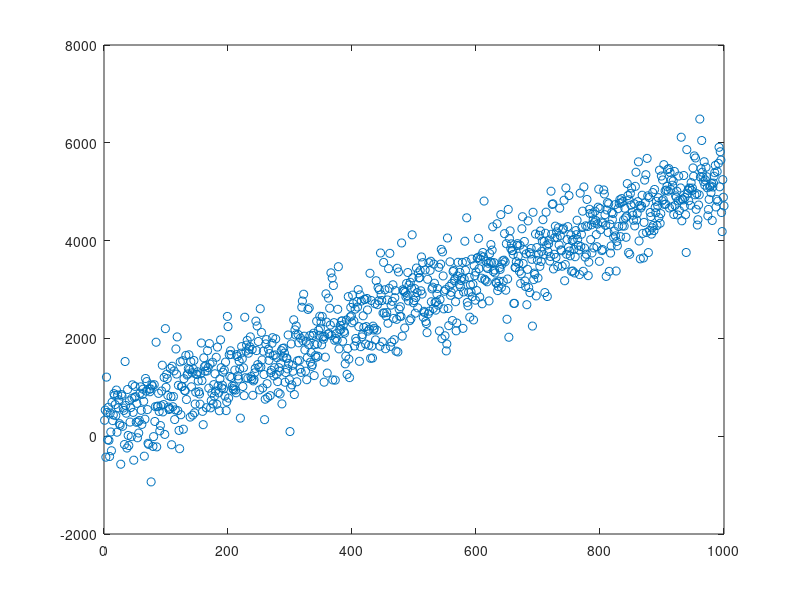

The MATLAB script that drew this image: (Note: this script raises an error after producing the figure.)
%% Linear trends
% <CDT_Contents.html Back to Climate Data Tools Contents>
% 
% <https://en.wikipedia.org/wiki/Least_squares Least-squares linear regression> is one of the most common types of 
% analysis in the Earth sciences, and Matlab's <https://en.wikipedia.org/wiki/Division_(mathematics)#Left_and_right_division 
% left-divide operator> which enables efficient least-squares computation is a big reason Matlab originally gained 
% popularity among geoscientists. The mathematics of least squares and
% matrix multiplication is well covered online and in many textbooks, so
% this tutorial just covers the mechanics of how to calculate least squares
% regressions using the Climate Data Toolbox for Matlab. 

%% The |trend| function 
% For this example we'll make some random data with a known trend, and then
% we'll use the <trend_documentation.html |trend|> function to fit a linear
% least-squares regression to the data. First, generate the data: 

x = 1:1000; 
y = 5*x + 500*randn(size(x)) + 300; 

%% 
% Above, we imposed a trend of y = 5*x, then added some noise and a
% y-intercept of 300. Here's the data: 

plot(x,y,'o')

%% 
% Use <polyplot_documentation.html |polyplot|> to quickly plot the first-order least-squares trend: 

hold on
polyplot(x,y,1,'linewidth',2) 

%% 
% Most often in the geosciences, the question is, what's the slope of that
% line? How does y vary with x? We know that the slope should be about
% y=5*x, but what does least squares say? Use the <trend_documentation.html
% |trend|> function to find out: 

trend(y,x) 

%% 
% About 5. That's exactly the answer we expected. 

%% The |polyfit| and |polyval| functions
% The |trend| function is convenient due to its simplicity, but you may
% wish for more information than just the slope of the trend line. For
% example, you might want to know the y-intercept or some higher-order
% least-squares fit. For such occasions, the standard Matlab function
% |polyfit| may come in handy. 
% 
% The |polyfit| function fits any order polynomial to a dataset by least
% squares. Fitting a first-order polynomial to the x,y data with |polyfit|
% looks like this: 

P = polyfit(x,y,1)

%% 
% Above, |P| contains the coefficients of the polynomials, starting with
% the highest order. Since this is a first-order least squares fit, the
% contents of |P| are |[P_1 P_0]|, or the slope and the intercept,
% respectively. So it is not surprising that the slope |P_1| is about 5 and
% the intercept |P_0| is about 300. Those are the values we imposed when we
% created |y|. If we wanted to get the coefficients of a second-order fit, we'd use

P = polyfit(x,y,2) 

%% 
% However, fitting a second order or higher to this particular dataset
% would not be appropriate, and we know it, because when we defined |y| we
% said that it has a slope, a y-intercept, and noise, and nothing else.
% That means to fit even a second-order polynomial |y| would be fitting the
% model to noise. That's sometimes called over-fitting. 
% 
% To illustrate overfitting, let's fit a 25th-order polynomial to |y|: 

P = polyfit(x,y,25); 

%% 
% Now use the |polyval| function to evaluate the 25th-order |P| for every
% |x| and plot it as a thick black line: 

y_overfit = polyval(P,x); 

plot(x,y_overfit,'k','linewidth',2) 

legend('raw data','1^{st} order fit','25^{th} order fit',...
   'location','northwest')

%% Trends in atmospheric C02
% Now let's apply the method above to assess changes in atmospheric C02
% measured at Mauna Loa, Hawaii. Start by loading the data and plotting: 

load mlo_daily_c02.mat

figure
plot(t,C02)
axis tight 
datetick('x','keeplimits') % formats x ticks as dates
ylabel('atmospheric C02 (ppm)')

%% 
% Throughout this time of measurement, at what rate has atmospheric C02
% increased? Find out using the <trend_documentation.html |trend|>
% function: 

trend(C02,t)

%% 
% |NaN| means not-a-number. That's because the C02 dataset contains some |NaN| values.
% This is common in real datasets, which sometimes have gaps or missing
% data, but there's an easy way to deal with it. Just determine which
% elements of the |C02| datasets are finite, and only analyze those. 

% Determine which C02 indices are not NaN: 
isf = isfinite(C02); 

% Calculate the trend among finite values: 
trend(C02(isf),t(isf))

%% 
% A trend of about zero does not seem like much of a trend at all. But
% note, the |trend| function calculated the changes in C02 per unit of
% time, and the time units are datenum, which are days. (Read more about
% date formats in <tutorial_dates_and_times.html this tutorial>.) So it is
% not surprising that the trend in C02 (ppm) per day is close to zero. A
% more meaningful measure might be the trend per decade. 
% 
% To convert the C02 trend from ppm/day to ppm/decade, just multiply by
% 365.25 days per year, and then multiply that by 10 years per decade: 

trend(C02(isf),t(isf))*365.25*10

%% 
% The trend in atmospheric C02 is about 17 ppm per decade in this dataset. 
% Use <polyplot_documentation.html |polyplot|> to show the trend line on
% the plot: 

hold on
polyplot(t,C02,1) 

%% 
% In the plot above, we see that the first-order fit of about 17 ppm per
% decade matches the overall trend of course, but it doesn't fully capture
% the long-term shape of the curve. Here's where it may be appropriate to
% use a higher-order fit. Let's show a second-order fit: 

polyplot(t,C02,2)
legend('raw data','1^{st} order fit','2^{nd} order fit',...
   'location','northwest') 

%% 
% The corresponding polynomial constants can be found with the |polyfit|
% function: 

P = polyfit(t(isf),C02(isf),2);

%% 
% The warning message occurred because the units of |t| (datenum) are very
% different from the units of C02 (ppm). You see, the values of t are very
% large compared to the values of C02. To illustrate this point, look at
% the first element of |t|: 

t(1) 

%% 
% That's a very big number. It's the number of days since New Years Day of the 
% year 0. A quick and easy way to deal with this big number is to convert
% it to decimal year using the <doy_documentation.html |doy|> function: 

yr = doy(t,'decimalyear'); 

%% 
% Now the first date looks like this: 

yr(1)

%% 
% And that number is small enough that we can fit a polynomial to it and
% the C02 data. Divide |yr| by 10 to get polynomials relative to decades
% rather than years: 

P = polyfit(yr(isf)/10,C02(isf),2)

%% 
% The positive value in the first element |P| tells us something we already
% knew: Atmospheric C02 is not just increasing, it is _accelerating._

%% 3D datasets
% The examples above looked at 1D arrays, each representing a single time
% series. In climate science, we often work with thousands of such time
% series all at once, in the form of gridded data. In these kinds of 3D
% grids, the first two dimensions are typically spatial, like longitude and
% latude, and the third dimension corresponds to time. Each grid cell
% contains its own time series, and one way to work with those time series
% is to loop through each grid cell, performing 1D analysis on the time
% series of each grid cell. We'll cover that method a bit farther down in
% this tutorial, but first we will use the <trend_documentation.html
% |trend|> function to calculate the trend of the 3D dataset.
% 
% Begin by loading the data 

load pacific_sst

whos lat lon sst t % displays variable sizes

%% 
% The pacific_sst sample dataset contains 802 monthly sea surface temperatures
% on a 60x55 grid. The grid resolution is quite coarse, and it only covers
% part of the Pacific, but it's worth noting that even this small dataset
% contains 60x55=3300 individual time series. While it may be tempting to
% loop through each grid cell, computing the trend of each grid cell's time 
% series individually, we should think of that method as the last resort,
% because it's a mighty slow way of going about things. So whenever you
% can, try to avoid loops and just operate once. 
% 
% The |trend| function does the whole operation at once. Here's how to use
% it:  

% Calculate the trend per year, for 12 samples per year (monthly data):
tr = trend(sst,12); 

% Plot the linear trend: 
figure
imagescn(lon,lat,tr) 
cb = colorbar; 
ylabel(cb,'SST trend (\circC yr^{-1})') 
cmocean('balance','pivot') % sets the colormap with zero in the middle

%% 
% The |trend| calculation above was fast, because it only had to do the
% calculation once, not 3300 times. (It uses <cube2rect_documentation.html
% |cube2rect|> to reshape the sst dataset, then performs the least squares
% fit, then uses <rect2cube_documentation.html |rect2cube|> to "un-reshape"
% the results.) 
% 
%% Dealing with NaNs in a 3D dataset
% In some instances, you may have no choice but to use loops to calculate
% trends in a 3D gridded dataset. For example, if there are some scattered
% |NaN| values in the data. In such cases, loop through each row and column
% of the 3D dataset, determine which time indices are finite in each grid
% cell, and calculate the trend accordingly. Don't forget to <https://www.mathworks.com/help/matlab/matlab_prog/preallocating-arrays.html
% preallocate> before starting the loops. 

% Preallocate: 
sst_trend = nan(60,55); 

% Loop through each row: 
for row = 1:60
   
   % Loop through each column: 
   for col = 1:55
      
      % Get the time indices of finite data in this grid cell: 
      ind = isfinite(sst(row,col,:)); 
      
      % Only calculate the trend if there are at least two finite indices:
      if sum(ind)>=2
         sst_trend(row,col) = trend(squeeze(sst(row,col,ind)),t(ind))*365.25; 
      end
   end
end
     
%% 
% Note the |squeeze| command above, which converts the 1x1xN arrays into
% Nx1 arrays. 
% 
% Now plot the sst_trend which we just calculated on a per-grid-cell basis,
% just confirm that it matches the results of using |trend| on the whole
% dataset at once: 

figure
imagescn(lon,lat,sst_trend) 
cb = colorbar; 
ylabel(cb,'SST trend (\circC yr^{-1})') 
cmocean('balance','pivot') % sets the colormap with zero in the middle

%% Author Info 
% This tutorial was written by Chad A. Greene for the Climate Data Toolbox 
% for Matlab, February 2019. 